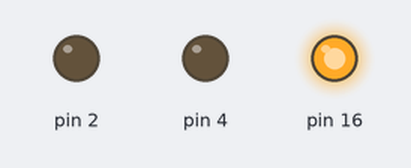
This sketch was run on a simulated Arduino Uno, built with avr-gcc and run on an emulated ATmega328P. Shown: output pins drawn as LEDs (lit = HIGH).

Above: at 0.05 s.
At 0.55 s:
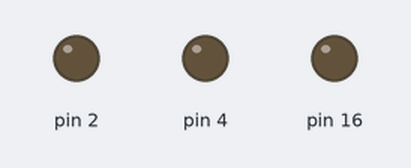
At 0.75 s:
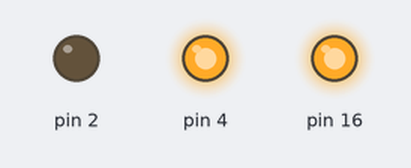
At 1.45 s:
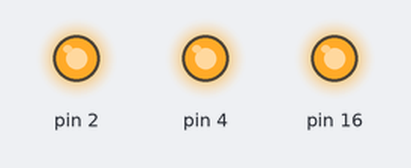
At 2.15 s:
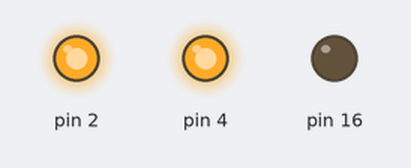
At 2.85 s:
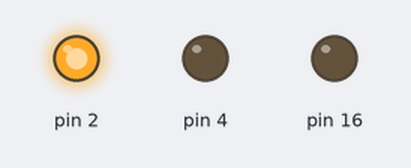
Timing chart, 0 to 3.1 s (numbered marks = the images above):
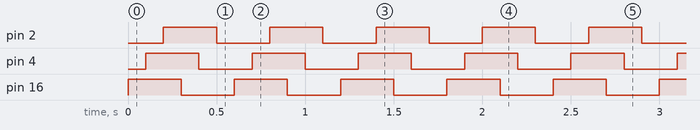

Measured:
- by itself, pin 2, pin 4, pin 16: alternates HIGH for 0.30 s and LOW for 0.30 s
- by itself, everything shown: repeats every 0.60 s, in 6 steps

The sketch:

sketch_jul15a.ino
```cpp
void setup() {
  pinMode (16,OUTPUT);
  pinMode (4,OUTPUT);
  pinMode (2,OUTPUT);
}

void loop() {
  digitalWrite (16, HIGH);
  delay (100);
  digitalWrite (4,HIGH);
  delay (100);
  digitalWrite (2,HIGH);
  delay (100);
  digitalWrite (16,LOW);
  delay (100);
  digitalWrite (4,LOW);
  delay (100);
  digitalWrite (2,LOW);
  delay (100);
}
```
